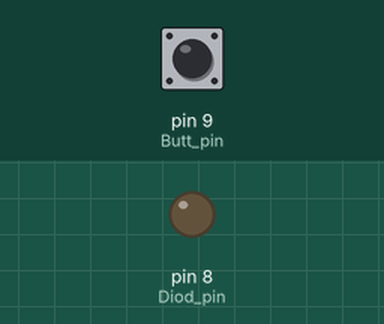
Simulated run of this sketch. Board: Arduino Uno, built with avr-gcc and run on an emulated ATmega328P. On the bench: output pins drawn as LEDs (lit = HIGH). The test bench sets the inputs (shaded band); at power-on: pin 9 (Butt_pin) LOW.

Above: at 1.2 s.
1.3 s: pin 9 (Butt_pin) pulled HIGH for 0.15 s
At 1.4 s:
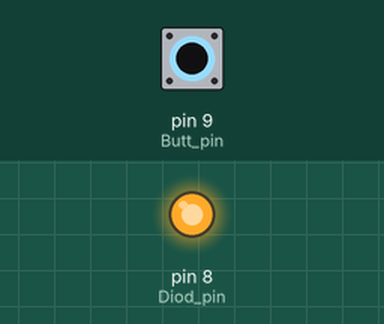
3.0 s: pin 9 (Butt_pin) pulled HIGH for 3.2 s
At 7.4 s:
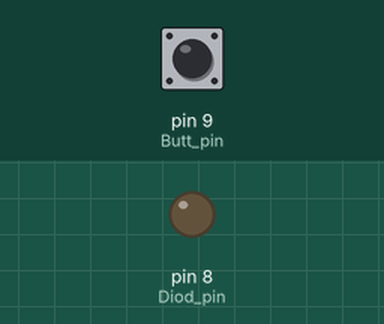
Timing chart, 0 to 8.9 s (numbered marks = the images above; inputs shaded):
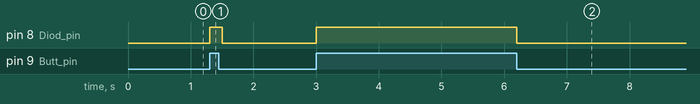

Measured:
- after the input at 1.3 s, pin 8 (Diod_pin): LOW → HIGH at once, → LOW 0.20 s later
- after the input at 3.0 s, pin 8 (Diod_pin): LOW → HIGH at once, → LOW 3.2 s later

The sketch:

Button_and_diod.ino
```cpp
int Butt_pin = 9;
int Diod_pin = 8;


void setup() {
  Serial.begin (9600);
  pinMode(Butt_pin, INPUT);
  pinMode(Diod_pin, OUTPUT);
}

void loop() {
  if(digitalRead(Butt_pin) == HIGH){
    digitalWrite(Diod_pin,HIGH);
  }else{
    digitalWrite(Diod_pin,LOW);
  }
  delay(100);
}
```
